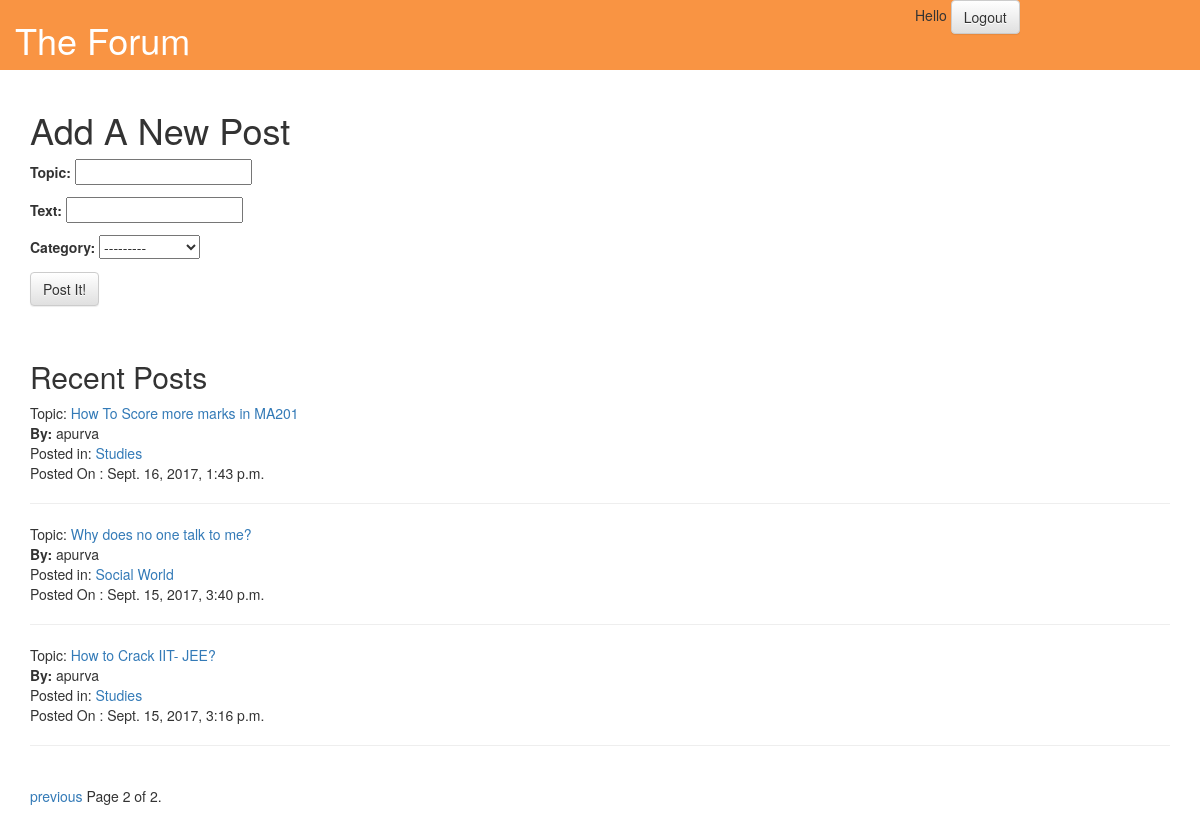
Page /?page=2 (signed in) on the committed database.
### forum/models.py (models this page shows, shortened)
class ForumPost(models.Model):
    author = models.ForeignKey(User, on_delete = models.CASCADE)
    topic = models.CharField(max_length=255)
    text = models.CharField(max_length=1000)
    date = models.DateTimeField('date')
    category = models.ForeignKey( PostCategory, on_delete = models.CASCADE )

class PostCategory(models.Model):
    name = models.CharField(max_length=255)
    url = models.SlugField()
    def __str__(self):
        return self.url
    class Meta:
        verbose_name_plural = 'post categories'

### forum/views.py (the view)
# urls.py: url(r'^$', views.Index , name='index'),
def Index(request):
	latest_posts=ForumPost.objects.order_by('-date')
	paginator = Paginator(latest_posts, 5) # Show 25 contacts per page
	page = request.GET.get('page')
	try:
		latest_posts = paginator.page(page)
	except PageNotAnInteger:
		latest_posts = paginator.page(1)
	except EmptyPage:
		latest_posts = paginator.page(paginator.num_pages)
	if request.user.is_authenticated:
		if request.method=='POST':
			form = PostForm(request.POST)
			if form.is_valid():
				post = form.save(commit=False)
				post.date = timezone.now()
				post.author = request.user
				post.save()
				return redirect('/posts/'+str(post.id))
		else:
			form = PostForm()
	return render(request, 'forum/index.html', {'latest_posts':latest_posts, 'form':form})

### forum/forms.py
class PostForm(forms.ModelForm):
    class Meta:
        model = ForumPost
        fields = ('topic', 'text','category')

### forum/templates/forum/index.html (shortened to what this page needs)
{% extends 'forum/base.html' %}
{% block content %}
{%if user.is_authenticated%}
<h1>Add A New Post</h1>
<form method="POST" class="post-form">{% csrf_token %}
        {{ form.as_p }}
        <button type="submit" class="save btn btn-default">Post It!</button>
</form>
{%else%}
<h3>To Add Posts You Need To Login First</h3>
{%endif%}
<br>
<h2> Recent Posts </h2>
{% for fp in latest_posts %}
Topic: <a href = '/posts/{{fp.id}}'> {{fp.topic}} </a>
<br>
<b> By: </b> {{fp.author}}
<br> Posted in: <a href = '/category/{{fp.category}}'> {{fp.category.name}}</a>
<br>Posted On : {{fp.date}}
<hr>
{% endfor %}
<div class="pagination">
    <span class="step-links">
        {% if latest_posts.has_previous %}
            <a href="?page={{ latest_posts.previous_page_number }}">previous</a>
        {% endif %}
        <span class="current">
            Page {{ latest_posts.number }} of {{ latest_posts.paginator.num_pages }}.
        </span>
    </span>
</div>
{% endblock %}

### rows in the picture
ForumPost: topic "How To Score more marks in MA201", author "apurva", category.name "Studies", date "Sept. 16, 2017, 1:43 p.m."
ForumPost: topic "Why does no one talk to me?", author "apurva", category.name "Social World", date "Sept. 15, 2017, 3:40 p.m."
ForumPost: topic "How to Crack IIT- JEE?", author "apurva", category.name "Studies", date "Sept. 15, 2017, 3:16 p.m."

### other values in the picture
{{ latest_posts.number }} "2"
{{ latest_posts.paginator.num_pages }} "2"
